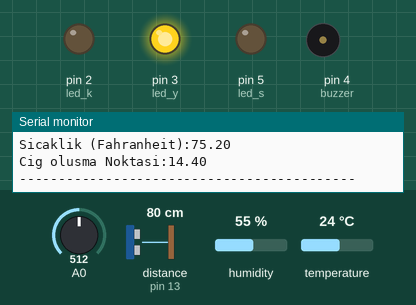
Simulated run of this sketch. Board: Arduino Uno, built with avr-gcc and run on an emulated ATmega328P. On the bench: output pins drawn as LEDs (lit = HIGH), buzzer (waves = sounding), the last lines printed to the serial monitor. Wiring (inferred from the names in the program): ultrasonic range finder: trigger pin 12; echo pin 13. Dashed ring = blinking. The test bench sets the inputs (shaded band); at power-on: distance to the obstacle (sensor on pin 13) 80 cm, A0 = 512, humidity 55 %, temperature 24 °C. The echo pulse lasts 58.3 µs per cm; pins used as bus, display or sensor lines are not drawn.

Above: at 2.9 s.
3.0 s: distance to the obstacle (sensor on pin 13) set to 23 cm
At 6.4 s:
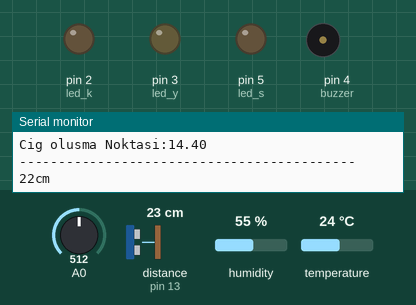
6.5 s: distance to the obstacle (sensor on pin 13) set to 20 cm
At 8.8 s:
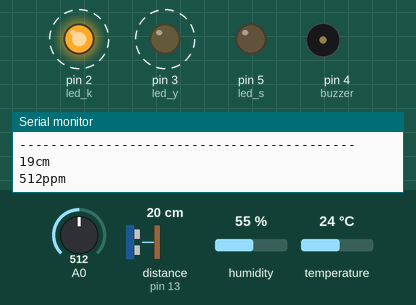
13.0 s: A0 set to 583
16.6 s: A0 set to 617
At 18.4 s:
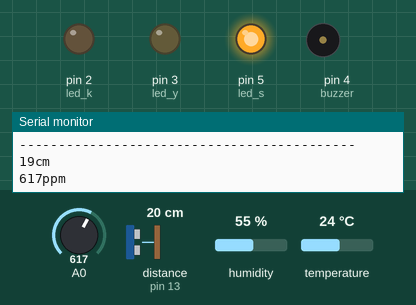
23.1 s: A0 set to 887
26.0 s: A0 set to 918
At 27.9 s:
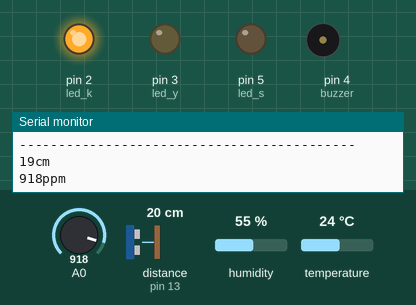
Timing chart, 0 to 31.8 s (numbered marks = the images above; inputs shaded):
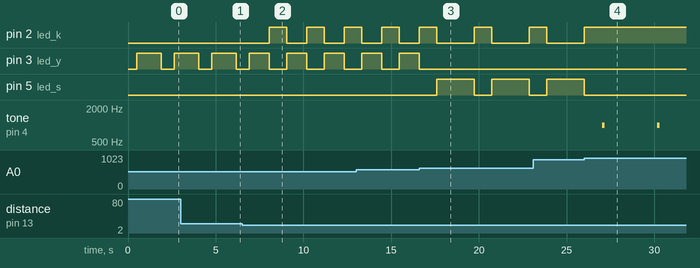

Measured:
- the behaviour switches between 22 and 21 cm on distance to the obstacle (sensor on pin 13) (found by bisection; images 1 and 2)
- the behaviour switches between 600 and 601 on A0 (found by bisection; images 2 and 3)
- the behaviour switches between 900 and 901 on A0 (found by bisection; images 3 and 4)
- after the input at 6.5 s, pin 2 (led_k): alternates HIGH for 1.0 s and LOW for 1.1 s, starting after 1.6 s
- after the input at 16.6 s, pin 2 (led_k): LOW → HIGH after 3.1 s, → LOW 1.0 s later, → HIGH 2.1 s later; pin 3 (led_y): goes on until 16.6 s, then stays LOW; pin 5 (led_s): alternates HIGH for 2.1 s and LOW for 1.0 s, starting after 1.0 s
- after the input at 26.0 s, pin 2 (led_k): goes on until 26.0 s, then stays HIGH; pin 5 (led_s): goes on until 26.0 s, then stays LOW; tone on pin 4 (buzzer): alternates 1000 Hz for 0.15 s and silent for 3.0 s, starting after 1.0 s
- by itself, pin 3 (led_y): alternates HIGH for 1.1 s and LOW for 1.0 s

The sketch:

internetkafekoruma.ino
```cpp
#include <dht11.h>


 int gaz_deger;//gaz sensöründen okunan gaz değeri
 int led_k=2;//kırmızı led1
 int led_y=3;//yeşil led2
 int buzzer=4;
 int led_s=5;//sarı led2
 int DHT11_pin=8;
 int trigPin=12;
 int echoPin=13;
 dht11 DHT11_sensor;

void setup() {

 Serial.begin(9600);
 pinMode(led_k,OUTPUT);//led çıkışı
 pinMode(led_y,OUTPUT);//led çıkışı
 pinMode(led_s,OUTPUT);//led çıkışı
 pinMode(buzzer, OUTPUT);
 pinMode(8, INPUT);
 pinMode(trigPin, OUTPUT);
 pinMode(echoPin, INPUT);
}

void loop() {

 gaz_deger=analogRead(A0);//co2 gaz değeri okunuyor

 Serial.print(gaz_deger);//değeri bilgisayar ekranına yazılıyor
 Serial.print("ppm");
 Serial.println("");
 delay(500);
 if(gaz_deger>900){
  digitalWrite(led_k,HIGH);//900 ppm den büyükse ledler yansın
  digitalWrite(led_y,LOW);
  digitalWrite(led_s,LOW);
  tone(buzzer,1000,150);
  delay(1000);
 }

else if (gaz_deger>600) {
  digitalWrite(led_k, LOW);
  digitalWrite(led_s, HIGH);
  digitalWrite(led_y, LOW);
  noTone(buzzer);
  delay(1000);
 }


 else {
  digitalWrite(led_k, LOW);
  digitalWrite(led_s, LOW);
  digitalWrite(led_y, HIGH);
  noTone(buzzer);
 }

 int chk = DHT11_sensor.read(DHT11_pin);

 Serial.print("Nem Orani (%):");
 Serial.println((float)DHT11_sensor.humidity, 2);

 Serial.print("Sicaklik (Celcius):");
 Serial.println((float)DHT11_sensor.temperature, 2);

 Serial.print("Sicaklik (Kelvin):");
 Serial.println(DHT11_sensor.kelvin(), 2);

 Serial.print("Sicaklik (Fahranheit):");
 Serial.println(DHT11_sensor.fahrenheit(), 2);

 Serial.print("Cig olusma Noktasi:");
 Serial.println(DHT11_sensor.dewPoint(), 2);
 Serial.println("-------------------------------------------");
 delay(1000);

 int sure, mesafe;
 digitalWrite(trigPin, LOW);
 delayMicroseconds(2);
 digitalWrite(trigPin, HIGH);
 delayMicroseconds(10);
 digitalWrite(trigPin,LOW);
 sure = pulseIn(echoPin,HIGH);
 mesafe = (sure/2) / 29.1;
 if (mesafe<= 20 || mesafe <=0)
 {
  Serial.print(mesafe);
  Serial.println("cm");
  digitalWrite(buzzer,HIGH);
  digitalWrite(led_k,HIGH);
  digitalWrite(led_y,LOW);
  digitalWrite(led_s,LOW);
  delay(250);
 }
 else
 {
  digitalWrite(buzzer,LOW);
  delay(250);
  Serial.print(mesafe);
  Serial.println("cm");
  digitalWrite(led_k,LOW);
  digitalWrite(led_y,LOW);
  digitalWrite(led_s,LOW);
 }
 delay(250);

}
```
